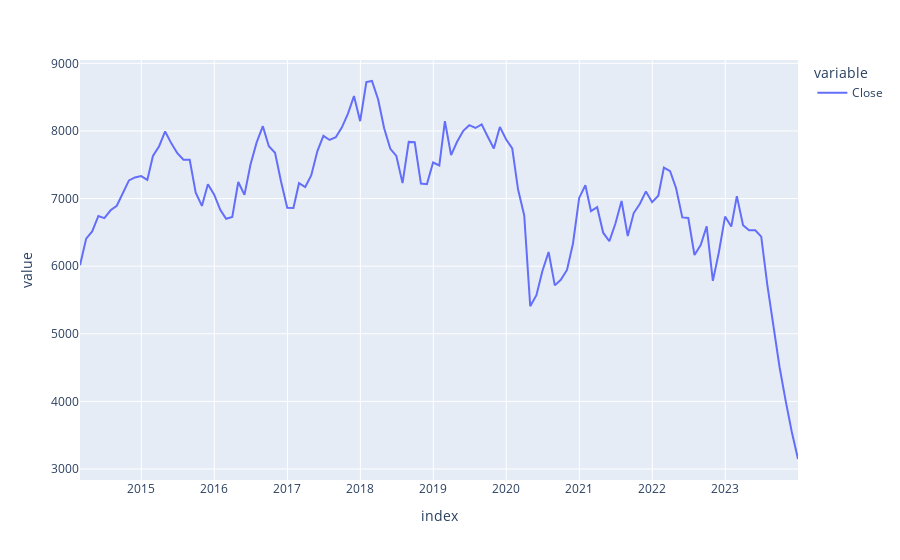

Notebook source saved alongside this figure:
### Code cell
prediction_data.plot(y=['Close'])
